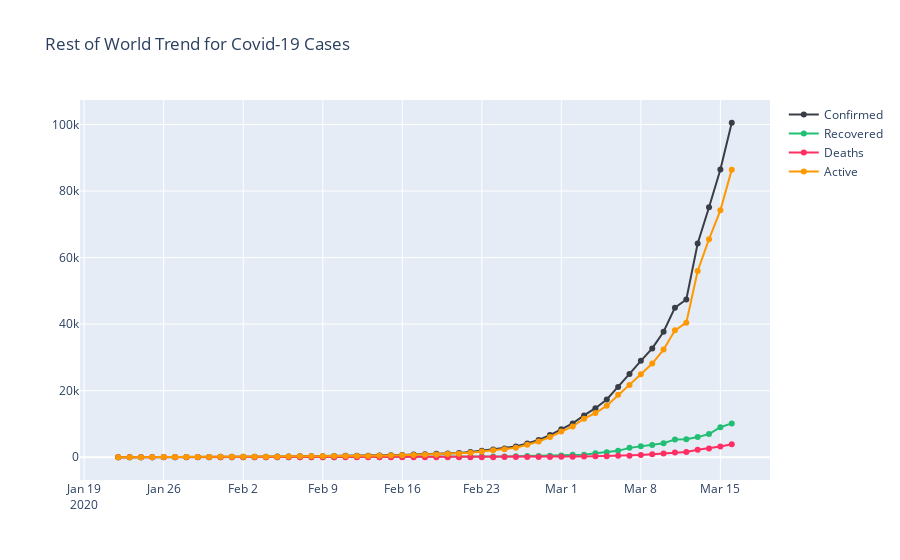

Notebook code for this chart:
### Code cell
is_row = df_master['Country'] != 'China'
temp = df_master[is_row].groupby('Date')['Confirmed','Recovered','Deaths','Active'].sum().reset_index()
fig = go.Figure()
trace1 = go.Scatter(x=temp['Date'],
                    y=temp['Confirmed'],
                    mode='lines+markers',
                    name='Confirmed',
                    marker=dict(color=cnf,))

trace2 = go.Scatter(x=temp['Date'],
                    y=temp['Recovered'],
                    mode='lines+markers',
                    name='Recovered',
                    marker=dict(color=rec,))

trace3 = go.Scatter(x=temp['Date'],
                    y=temp['Deaths'],
                    mode='lines+markers',
                    name='Deaths',
                    marker=dict(color=dth,))

trace4 = go.Scatter(x=temp['Date'],
                    y=temp['Active'],
                    mode='lines+markers',
                    name='Active',
                    marker=dict(color=act,))

fig.add_trace(trace1)
fig.add_trace(trace2)
fig.add_trace(trace3)
fig.add_trace(trace4)
fig.update_layout(title='Rest of World Trend for Covid-19 Cases')
fig.show()
